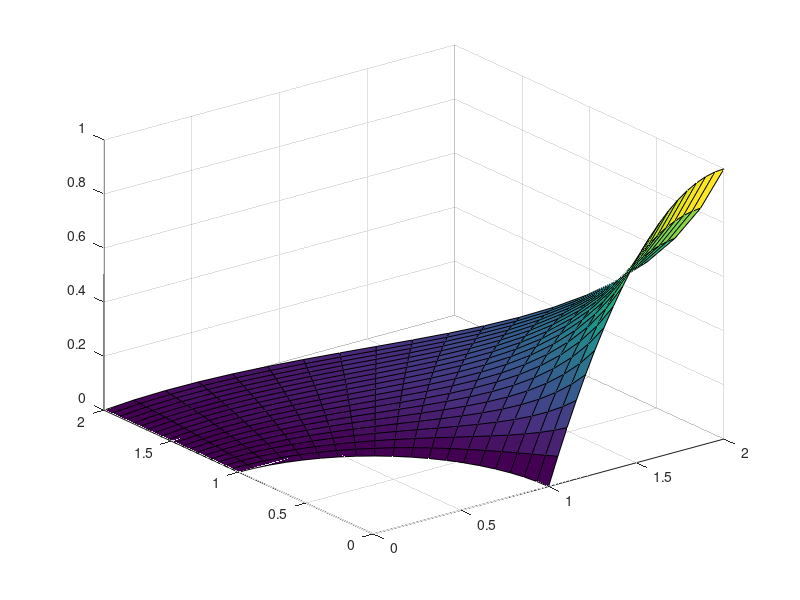

This chart was generated by the following MATLAB code:
clear; clc; close all;

% boundaries
% r = 1; % radial boundary
% theta = pi/3; % theta boundary

r = linspace(1,2,20);
theta = linspace(0,pi/2,20);

% number of terms
n_terms = 10;

%terms
u = zeros(length(r),length(theta));
un = zeros(length(r),length(theta), n_terms);
Rn = zeros(length(r),1);
Thetan = zeros(length(theta),1);
Cn = zeros(length(theta),1);
top = Cn;
bot = Cn;

for n = 0 : n_terms-1
    
    for j = 1 : length(r)
        
        %define Rn
        Rn(j) = sin((2*n+1)*pi/(2*log(2))*log(r(j)));
        
        for k = 1 : length(theta)
            
            %define Thetan
            Thetan(k) = sinh((2*n+1)*pi/(2*log(2))*(theta(k)-pi/2));
            
            %define Cn
        
            fun = @(r) (-r.^2+4.*r-3).*sin((2.*n+1).*pi./(2.*log(2)).*log(r))./r;
            
            top(k) = integral(fun,1,2);
            
            bot(k) = -sinh((2*n+1)*pi^2/(4*log(2)))*log(2)*0.5;
            
            Cn(k) = top(k)/bot(k);
            
            % calculate u
            un(j,k,n+1) = Rn(j)*Thetan(k)*Cn(k);
            
        end
        
    end
    
    % add terms
    u = u + un(:,:,n+1);
    
end

%transform from polar to cartesian

[R,Theta] = meshgrid(r,theta);

surf(R.*cos(Theta),R.*sin(Theta),u');
